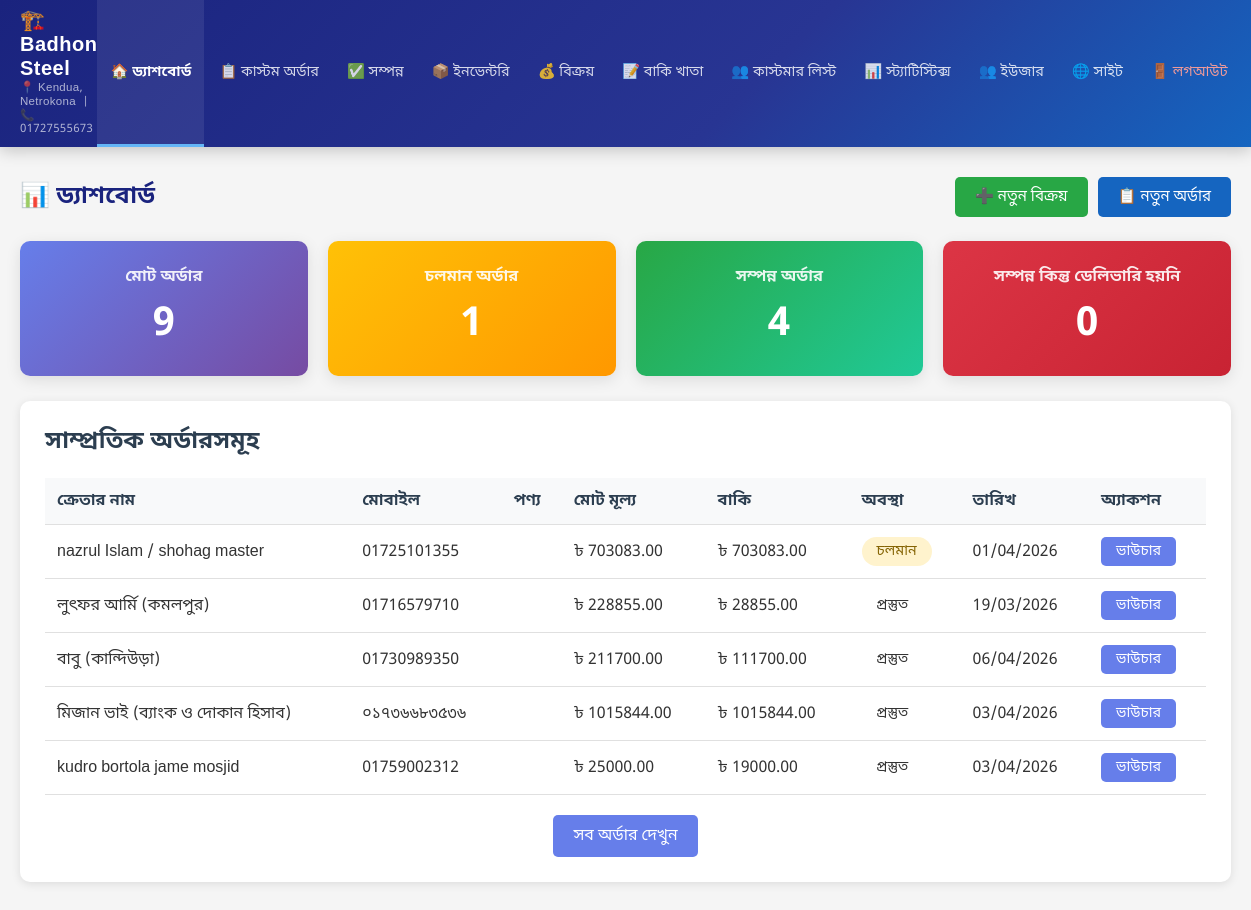
Before: /admin-panel/ (signed in) with the older database file.
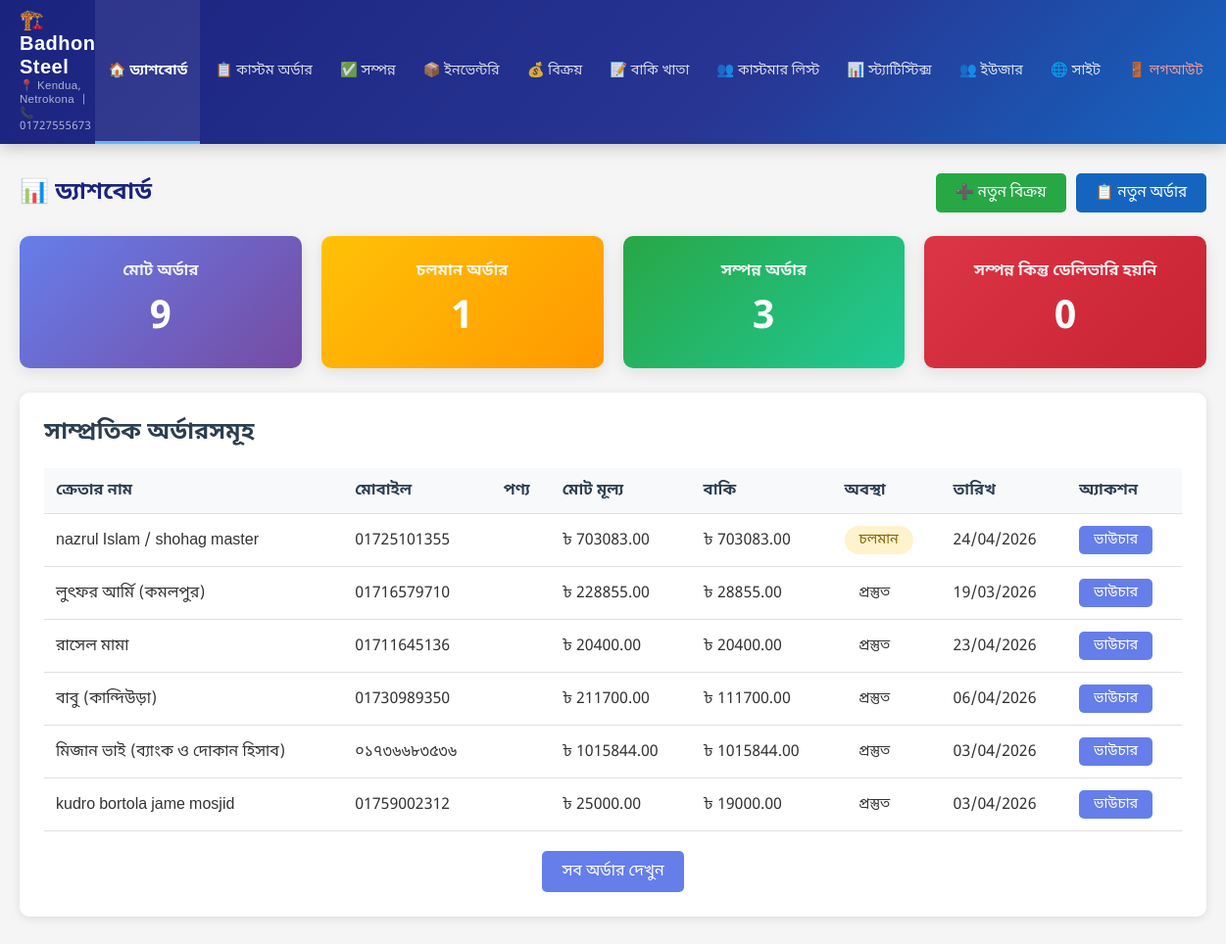
After: the same page with the newer database file.
### shop/models.py (models this page shows, shortened)
class Order(models.Model):
    STATUS_CHOICES = [
        ('pending', 'চলমান'),
        ('ready', 'প্রস্তুত'),
        ('completed', 'সম্পন্ন'),
    ]
    DELIVERY_STATUS_CHOICES = [
        ('not_delivered', 'ডেলিভারি হয়নি'),
        ('delivered', 'ডেলিভারি সম্পন্ন'),
    ]
    customer = models.ForeignKey(Customer, on_delete=models.PROTECT, related_name='orders', verbose_name='ক্রেতা', null=True, blank=True)
    customer_name = models.CharField(max_length=200, verbose_name='ক্রেতার নাম', null=True, blank=True)
    mobile_number = models.CharField(max_length=20, verbose_name='মোবাইল নাম্বার', null=True, blank=True)
    total_price = models.DecimalField(max_digits=10, decimal_places=2, verbose_name='মোট মূল্য', default=0)
    discount_percentage = models.DecimalField(max_digits=5, decimal_places=2, verbose_name='ডিসকাউন্ট (%)', default=0)
    discount_amount = models.DecimalField(max_digits=10, decimal_places=2, verbose_name='ডিসকাউন্ট টাকা', default=0)
    final_price = models.DecimalField(max_digits=10, decimal_places=2, verbose_name='চূড়ান্ত মূল্য', default=0)
    cash_paid = models.DecimalField(max_digits=10, decimal_places=2, verbose_name='নগদ পরিশোধ', default=0)
    due_amount = models.DecimalField(max_digits=10, decimal_places=2, verbose_name='বাকি টাকা', editable=False)
    initial_payment_migrated = models.BooleanField(default=False, verbose_name='প্রাথমিক পেমেন্ট OrderPayment-এ স্থানান্তরিত')
    order_date = models.DateField(default=timezone.now, verbose_name='অর্ডার নেওয়ার তারিখ')
    delivery_date = models.DateField(verbose_name='ডেলিভারির তারিখ')
    status = models.CharField(max_length=20, choices=STATUS_CHOICES, default='pending', verbose_name='প্রোডাক্ট অবস্থা')
    delivery_status = models.CharField(max_length=20, choices=DELIVERY_STATUS_CHOICES, default='not_delivered', verbose_name='ডেলিভারি অবস্থা')
    created_at = models.DateTimeField(auto_now_add=True, verbose_name='তৈরির সময়')
    updated_at = models.DateTimeField(auto_now=True, verbose_name='আপডেটের সময়')
    class Meta:
        verbose_name = 'অর্ডার'
        verbose_name_plural = 'অর্ডারসমূহ'
        ordering = ['-created_at']

### shop/views.py (the view)
# urls.py: path('admin-panel/', views.admin_dashboard, name='admin_dashboard'),
@login_required
def admin_dashboard(request):
    total_orders = Order.objects.count()
    pending_orders = Order.objects.filter(status='pending').count()
    completed_orders = Order.objects.filter(status='completed', delivery_status='delivered').count()
    completed_not_delivered = Order.objects.filter(status='completed', delivery_status='not_delivered').count()
    recent_orders = Order.objects.exclude(status='completed').order_by('status', '-created_at')[:10]
    context = {
        'total_orders': total_orders,
        'pending_orders': pending_orders,
        'completed_orders': completed_orders,
        'completed_not_delivered': completed_not_delivered,
        'recent_orders': recent_orders,
    }
    return render(request, 'admin_panel/dashboard.html', context)

### shop/templates/admin_panel/dashboard.html (shortened to what this page needs)
{% extends 'admin_panel/base.html' %}
{% block content %}
<div style="display:flex; justify-content:space-between; align-items:center; margin-bottom:24px; flex-wrap:wrap; gap:12px;">
    <h2 style="margin:0; color:#1a237e; font-size:1.5rem;">📊 ড্যাশবোর্ড</h2>
    <div style="display:flex; gap:10px; flex-wrap:wrap;">
        <a href="{% url 'invoice_create' %}" class="btn btn-success" style="font-size:0.95rem;">➕ নতুন বিক্রয়</a>
        <a href="{% url 'order_create' %}" class="btn" style="font-size:0.95rem; background:#1565c0;">📋 নতুন অর্ডার</a>
    </div>
</div>
<div class="stats-grid">
    <a href="{% url 'order_list' %}" style="text-decoration:none;">
        <div class="stat-card">
            <h3>মোট অর্ডার</h3>
            <div class="number">{{ total_orders }}</div>
        </div>
    </a>
    <a href="{% url 'order_list' %}" style="text-decoration:none;">
        <div class="stat-card warning">
            <h3>চলমান অর্ডার</h3>
            <div class="number">{{ pending_orders }}</div>
        </div>
    </a>
    <a href="{% url 'completed_order_list' %}" style="text-decoration:none;">
        <div class="stat-card success">
            <h3>সম্পন্ন অর্ডার</h3>
            <div class="number">{{ completed_orders }}</div>
        </div>
    </a>
    <a href="{% url 'invoice_list' %}" style="text-decoration:none;">
        <div class="stat-card danger">
            <h3>সম্পন্ন কিন্তু ডেলিভারি হয়নি</h3>
            <div class="number">{{ completed_not_delivered }}</div>
        </div>
    </a>
</div>
<div class="card">
    <h3 class="card-title">সাম্প্রতিক অর্ডারসমূহ</h3>
    {% if recent_orders %}
    <div style="overflow-x: auto;">
        <table class="recent-orders-table">
            <thead>
                <tr>
                    <th>ক্রেতার নাম</th>
                    <th>মোবাইল</th>
                    <th>পণ্য</th>
                    <th>মোট মূল্য</th>
                    <th>বাকি</th>
                    <th>অবস্থা</th>
                    <th>তারিখ</th>
                    <th>অ্যাকশন</th>
                </tr>
            </thead>
            <tbody>
                {% for order in recent_orders %}
                <tr>
                    <td>{{ order.customer_name }}</td>
                    <td>{{ order.mobile_number }}</td>
                    <td>{{ order.product_name }}</td>
                    <td>৳ {{ order.total_price }}</td>
                    <td>৳ {{ order.due_amount }}</td>
                    <td>
                        <span class="status-badge status-{{ order.status }}">
                            {{ order.get_status_display }}
                        </span>
                    </td>
                    <td>{{ order.order_date|date:"d/m/Y" }}</td>
                    <td>
                        <a href="{% url 'order_voucher' order.pk %}" class="btn btn-sm" target="_blank">ভাউচার</a>
                    </td>
                </tr>
                {% endfor %}
            </tbody>
        </table>
    </div>
    {% else %}
    <p style="text-align: center; padding: 30px; color: #666;">কোনো অর্ডার নেই।</p>
    {% endif %}
    <div style="margin-top: 20px; text-align: center;">
        <a href="{% url 'order_list' %}" class="btn">সব অর্ডার দেখুন</a>
    </div>
</div>
{% endblock %}

Changed rows visible on the page:
changed Order "nazrul Islam / shohag master": order_date "01/04/2026" → "24/04/2026"
now on this page (row edited): Order: customer_name "রাসেল মামা", mobile_number "01711645136", total_price "20400.00", due_amount "20400.00", status "প্রস্তুত", order_date "23/04/2026"
Other visible differences:
{{ completed_orders }}: "4" → "3"
